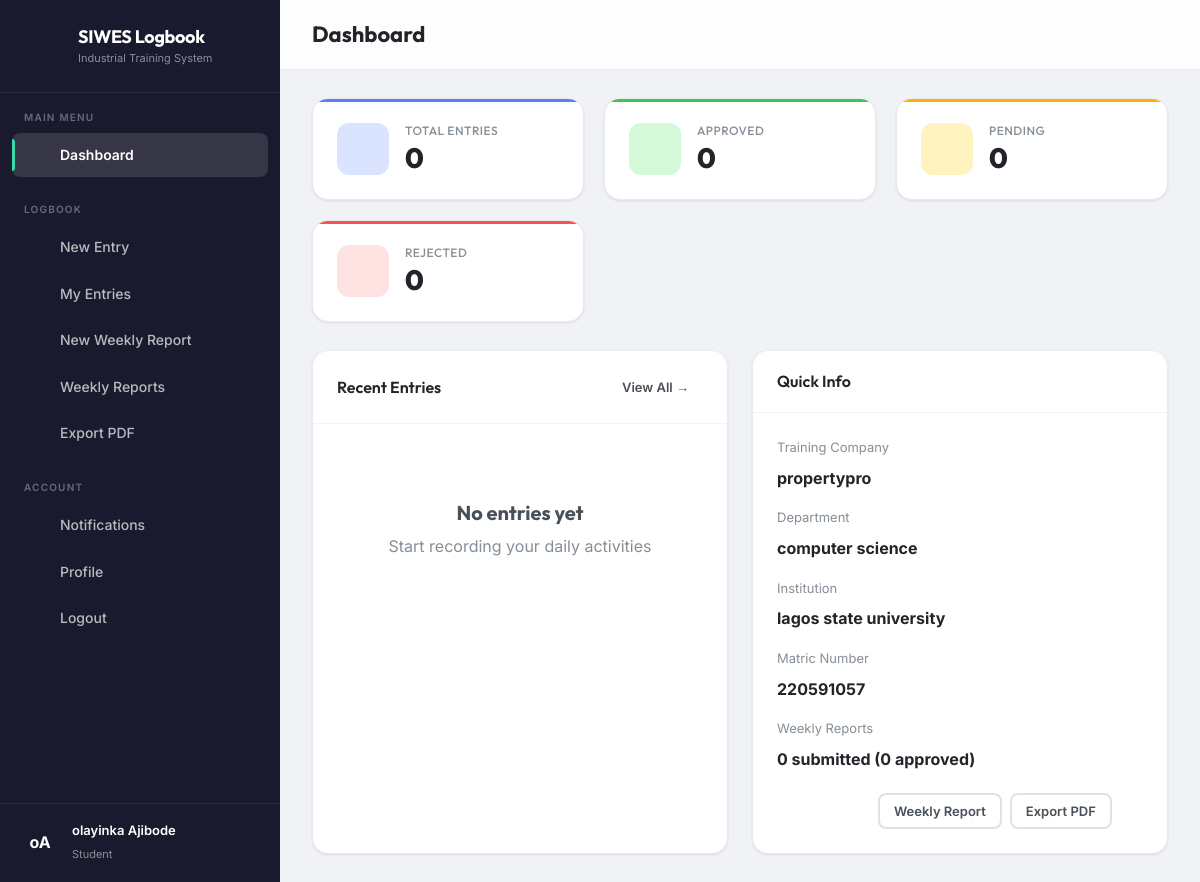
The app's page /dashboard/ (signed in) with its own data.
### siwes_logbook/models.py (models this page shows, shortened)
class UserProfile(models.Model):
    ROLE_CHOICES = [
        ('student', 'Student'),
        ('supervisor', 'Supervisor'),
        ('coordinator', 'IT Coordinator'),
    ]
    user = models.OneToOneField(User, on_delete=models.CASCADE, related_name='profile')
    role = models.CharField(max_length=20, choices=ROLE_CHOICES, default='student')
    department = models.CharField(max_length=150, blank=True)
    institution = models.CharField(max_length=200, blank=True)
    matric_number = models.CharField(max_length=30, blank=True, help_text="For students only")
    staff_id = models.CharField(max_length=30, blank=True, help_text="For supervisors only")
    phone = models.CharField(max_length=20, blank=True)
    profile_photo = models.ImageField(upload_to='profiles/', blank=True, null=True)
    supervisor = models.ForeignKey(
        'self', on_delete=models.SET_NULL, null=True, blank=True,
        related_name='students', help_text="Assigned supervisor (for students)"
    )
    training_start_date = models.DateField(null=True, blank=True)
    training_end_date = models.DateField(null=True, blank=True)
    company_name = models.CharField(max_length=200, blank=True)
    company_address = models.TextField(blank=True)
    bio = models.TextField(blank=True)

### siwes_logbook/views.py (the view)
# urls.py: path('dashboard/', views.dashboard, name='dashboard'),
@login_required
def dashboard(request):
    profile = request.user.profile
    if profile.role == 'supervisor':
        return supervisor_dashboard(request)
    return student_dashboard(request)

### siwes_logbook/templates/siwes_logbook/dashboard_student.html (shortened to what this page needs)
{% extends "siwes_logbook/base.html" %}
{% block page_title %}Dashboard{% endblock %}
{% block header_actions %}
<a href="{% url 'create_entry' %}" class="btn btn-primary btn-sm" id="header-new-entry-btn"> New Entry</a>
{% endblock %}
{% block content %}
<div class="stats-grid">
    <div class="stat-card primary-accent">
        <div class="stat-icon primary"></div>
        <div class="stat-content">
            <h4>Total Entries</h4>
            <div class="stat-number">{{ total_entries }}</div>
        </div>
    </div>
    <div class="stat-card success-accent">
        <div class="stat-icon success"></div>
        <div class="stat-content">
            <h4>Approved</h4>
            <div class="stat-number">{{ approved_entries }}</div>
        </div>
    </div>
    <div class="stat-card warning-accent">
        <div class="stat-icon warning"></div>
        <div class="stat-content">
            <h4>Pending</h4>
            <div class="stat-number">{{ pending_entries }}</div>
        </div>
    </div>
    <div class="stat-card danger-accent">
        <div class="stat-icon danger"></div>
        <div class="stat-content">
            <h4>Rejected</h4>
            <div class="stat-number">{{ rejected_entries }}</div>
        </div>
    </div>
</div>
<div class="content-grid">
    <div class="card">
        <div class="card-header">
            <h3> Recent Entries</h3>
            <a href="{% url 'entry_list' %}" class="btn btn-ghost btn-sm">View All →</a>
        </div>
        <div class="card-body" style="padding:0;">
            {% if recent_entries %}
            <div class="table-container">
                <table class="data-table">
                    <thead>
                        <tr>
                            <th>Date</th>
                            <th>Title</th>
                            <th>Status</th>
                        </tr>
                    </thead>
                    <tbody>
                        {% for entry in recent_entries %}
                        <tr onclick="window.location='{% url 'entry_detail' entry.pk %}'" style="cursor:pointer;">
                            <td>{{ entry.date|date:"M d, Y" }}</td>
                            <td><strong>{{ entry.title|truncatechars:40 }}</strong></td>
                            <td><span class="badge badge-{{ entry.status }}">{{ entry.get_status_display }}</span></td>
                        </tr>
                        {% endfor %}
                    </tbody>
                </table>
            </div>
            {% else %}
            <div class="empty-state">
                <h3>No entries yet</h3>
                <p>Start recording your daily activities</p>
                <a href="{% url 'create_entry' %}" class="btn btn-primary">Create First Entry</a>
            </div>
            {% endif %}
        </div>
    </div>
    <div class="card">
        <div class="card-header">
            <h3> Quick Info</h3>
        </div>
        <div class="card-body">
            <div style="margin-bottom:16px;">
                <div class="text-small text-muted mb-1">Training Company</div>
                <strong>{{ profile.company_name|default:"Not specified" }}</strong>
            </div>
            <div style="margin-bottom:16px;">
                <div class="text-small text-muted mb-1">Department</div>
                <strong>{{ profile.department|default:"Not specified" }}</strong>
            </div>
            <div style="margin-bottom:16px;">
                <div class="text-small text-muted mb-1">Institution</div>
                <strong>{{ profile.institution|default:"Not specified" }}</strong>
            </div>
            <div style="margin-bottom:16px;">
                <div class="text-small text-muted mb-1">Matric Number</div>
                <strong>{{ profile.matric_number|default:"Not specified" }}</strong>
            </div>
            <div style="margin-bottom:16px;">
                <div class="text-small text-muted mb-1">Weekly Reports</div>
                <strong>{{ total_reports }} submitted ({{ approved_reports }} approved)</strong>
            </div>
            <div style="margin-top:20px;display:flex;gap:8px;flex-wrap:wrap;">
                <a href="{% url 'create_entry' %}" class="btn btn-primary btn-sm"> New Entry</a>
                <a href="{% url 'create_weekly_report' %}" class="btn btn-outline btn-sm"> Weekly Report</a>
                <a href="{% url 'export_pdf' %}" class="btn btn-outline btn-sm"> Export PDF</a>
            </div>
        </div>
    </div>
</div>
{% endblock %}

### siwes_logbook/templates/siwes_logbook/base.html (shortened to what this page needs)
{% load static %}
<!DOCTYPE html>
<html lang="en">
<head>
    <link rel="stylesheet" href="{% static 'css/styles.css' %}">
</head>
<body>
    {% block body %}
    <div class="app-shell">
        <aside class="sidebar" id="sidebar">
            <div class="sidebar-brand">
                <div class="sidebar-brand-icon"></div>
                <div>
                    <h2>SIWES Logbook</h2>
                    <small>Industrial Training System</small>
                </div>
            </div>
            <nav class="sidebar-nav">
                <div class="sidebar-nav-section">
                    <div class="sidebar-nav-section-title">Main Menu</div>
                    <a href="{% url 'dashboard' %}" class="sidebar-link {% if request.resolver_match.url_name == 'dashboard' %}active{% endif %}" id="nav-dashboard">
                        Dashboard
                    </a>
                </div>
                {% if request.user.profile.role == 'student' %}
                <div class="sidebar-nav-section">
                    <div class="sidebar-nav-section-title">Logbook</div>
                    <a href="{% url 'create_entry' %}" class="sidebar-link {% if request.resolver_match.url_name == 'create_entry' %}active{% endif %}" id="nav-new-entry">
                        New Entry
                    </a>
                    <a href="{% url 'entry_list' %}" class="sidebar-link {% if request.resolver_match.url_name == 'entry_list' %}active{% endif %}" id="nav-entries">
                        My Entries
                    </a>
                    <a href="{% url 'create_weekly_report' %}" class="sidebar-link {% if request.resolver_match.url_name == 'create_weekly_report' %}active{% endif %}" id="nav-new-report">
                        New Weekly Report
                    </a>
                    <a href="{% url 'report_list' %}" class="sidebar-link {% if request.resolver_match.url_name == 'report_list' %}active{% endif %}" id="nav-reports">
                        Weekly Reports
                    </a>
                    <a href="{% url 'export_pdf' %}" class="sidebar-link" id="nav-export">
                        Export PDF
                    </a>
                </div>
                {% endif %}
                <div class="sidebar-nav-section">
                    <div class="sidebar-nav-section-title">Account</div>
                    <a href="{% url 'notifications' %}" class="sidebar-link {% if request.resolver_match.url_name == 'notifications' %}active{% endif %}" id="nav-notifications">
                        Notifications
                    </a>
                    <a href="{% url 'profile' %}" class="sidebar-link {% if request.resolver_match.url_name == 'profile' %}active{% endif %}" id="nav-profile">
                        Profile
                    </a>
                    <a href="{% url 'logout' %}" class="sidebar-link" id="nav-logout">
                        Logout
                    </a>
                </div>
            </nav>
            <div class="sidebar-user">
                <div class="sidebar-avatar">
                    {{ request.user.first_name.0 }}{{ request.user.last_name.0 }}
                </div>
                <div class="sidebar-user-info">
                    <strong>{{ request.user.get_full_name }}</strong>
                    <span>{{ request.user.profile.role }}</span>
                </div>
            </div>
        </aside>
        <main class="main-content">
            <header class="main-header">
                <div style="display:flex;align-items:center;gap:12px;">
                    <h1>{% block page_title %}Dashboard{% endblock %}</h1>
                </div>
                <div class="header-actions">
                    {% block header_actions %}{% endblock %}
                </div>
            </header>
            <div class="main-body">
                {% block content %}{% endblock %}
            </div>
        </main>
    </div>
    {% endblock %}
</body>
</html>

### records on screen
UserProfile: company_name "propertypro", department "computer science", institution "lagos state university", matric_number "220591057"

### other values on screen
{{ request.user.first_name.0 }} "o"
{{ request.user.last_name.0 }} "A"
{{ request.user.get_full_name }} "olayinka Ajibode"
{{ request.user.profile.role }} "Student"
{{ total_entries }} "0"
{{ approved_entries }} "0"
{{ pending_entries }} "0"
{{ rejected_entries }} "0"
{{ total_reports }} "0"
{{ approved_reports }} "0"
